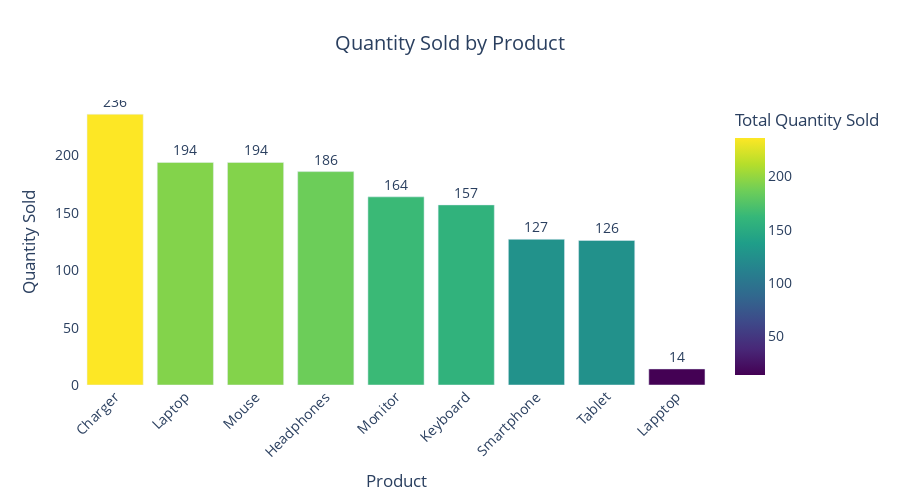

Source (notebook cell):
### Code cell
quantity_by_product = df.groupby("Product", as_index=False)["Quantity"].sum()
quantity_by_product = quantity_by_product.sort_values(by="Quantity", ascending=False)
fig2 = px.bar(
    quantity_by_product,
    x="Product",
    y="Quantity",
    color="Quantity",
    color_continuous_scale="Viridis",
    title="Quantity Sold by Product",
    labels={"Quantity": "Total Quantity Sold"}
)
fig2.update_layout(
    xaxis_title="Product",
    yaxis_title="Quantity Sold",
    xaxis_tickangle=-45,
    title_x=0.5,
    plot_bgcolor='rgba(0,0,0,0)',
    paper_bgcolor='white',
    font=dict(size=14),
    height=500
)
fig2.update_traces(
    text=quantity_by_product["Quantity"],
    textposition="outside"
)
fig2.show()

### Figure 1 — Plotly figure (JSON) as saved in the notebook; plotly's stock layout.template omitted (floating-point values rounded to 4 significant figures)
{"data": [{"hovertemplate": "Product=%{x}<br>Total Quantity Sold=%{marker.color}<extra></extra>", "legendgroup": "", "marker": {"color": [236, 194, 194, 186, 164, 157, 127, 126, 14], "coloraxis": "coloraxis", "pattern": {"shape": ""}}, "name": "", "orientation": "v", "showlegend": false, "text": [236.0, 194.0, 194.0, 186.0, 164.0, 157.0, 127.0, 126.0, 14.0], "textposition": "outside", "type": "bar", "x": ["Charger", "Laptop", "Mouse", "Headphones", "Monitor", "Keyboard", "Smartphone", "Tablet", "Lapptop"], "xaxis": "x", "y": [236, 194, 194, 186, 164, 157, 127, 126, 14], "yaxis": "y"}], "layout": {"barmode": "relative", "coloraxis": {"colorbar": {"title": {"text": "Total Quantity Sold"}}, "colorscale": [[0, "#440154"], [0.1111, "#482878"], [0.2222, "#3e4989"], [0.3333, "#31688e"], [0.4444, "#26828e"], [0.5556, "#1f9e89"], [0.6667, "#35b779"], [0.7778, "#6ece58"], [0.8889, "#b5de2b"], [1, "#fde725"]]}, "font": {"size": 14}, "height": 500, "legend": {"tracegroupgap": 0}, "paper_bgcolor": "white", "plot_bgcolor": "rgba(0,0,0,0)", "title": {"text": "Quantity Sold by Product", "x": 0.5}, "xaxis": {"anchor": "y", "domain": [0, 1], "tickangle": -45, "title": {"text": "Product"}}, "yaxis": {"anchor": "x", "domain": [0, 1], "title": {"text": "Quantity Sold"}}}}
